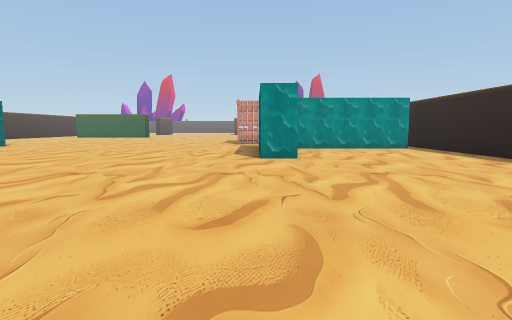
View 1 (above)

19 first-person views from a walk through a Unity game level. The camera is 1.5 m above the floor, tilts 6° down and sees 80° across. The floor is counted in squares, 2 m on a side. Each view is taken from the middle of a square. On the plan, view 1 faces up. The plan holds only what a view shows up to about 10 squares ahead; the rest is blank. The place goes on beyond the plan. The player is left out.

View 2
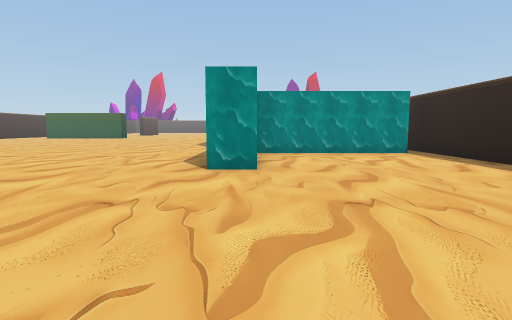

View 3
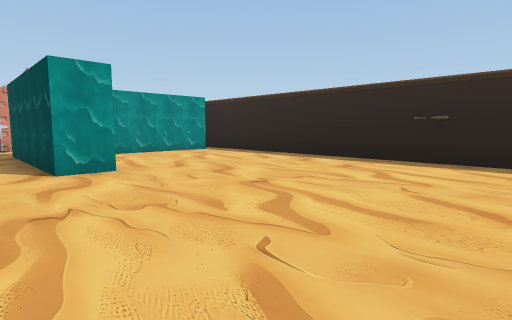

View 4
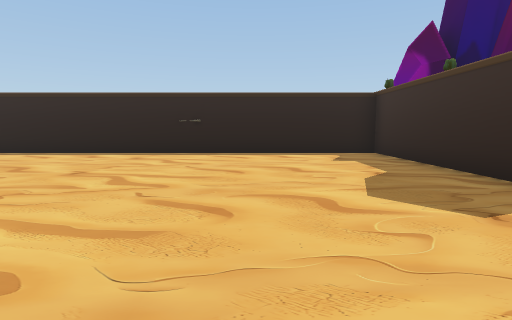

View 5
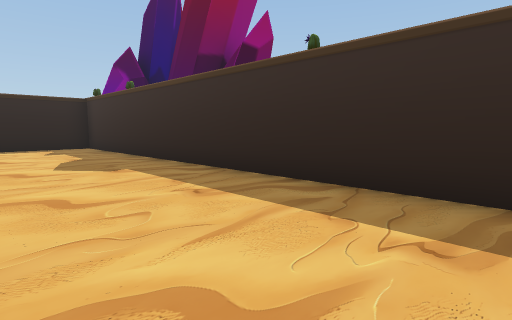

View 6
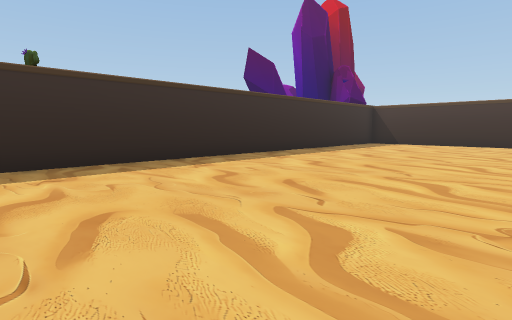

View 7
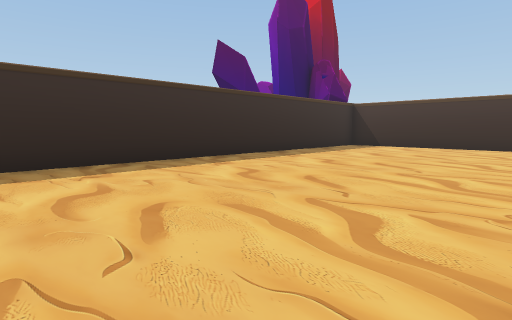

View 8
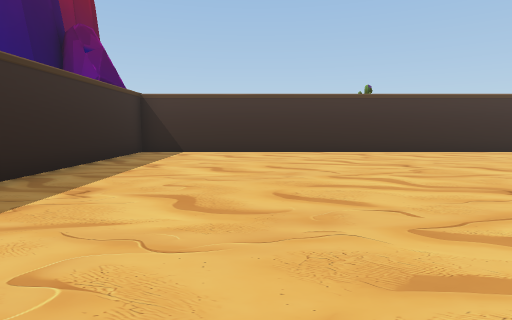

View 9
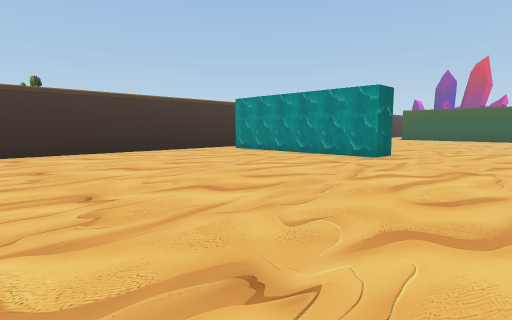

View 10
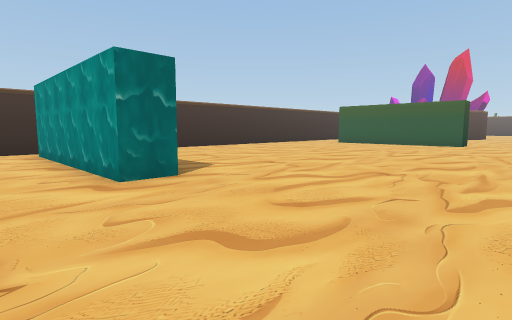

View 11
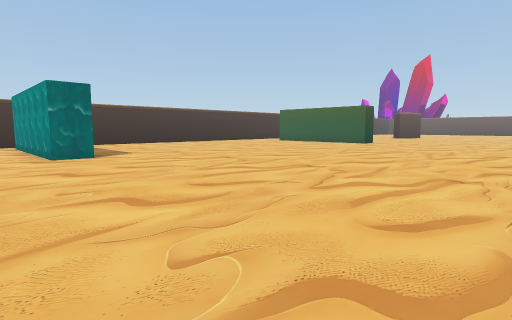

View 12
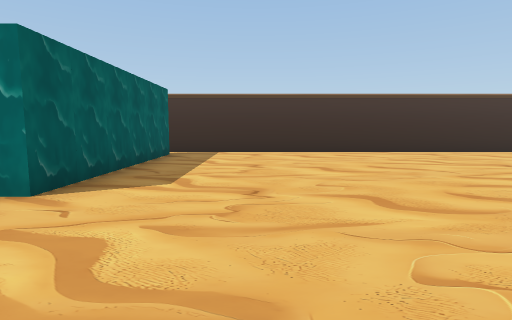

View 13
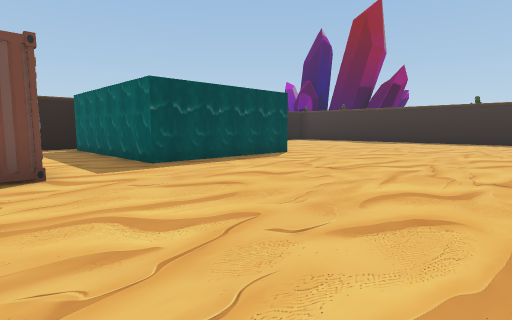

View 14
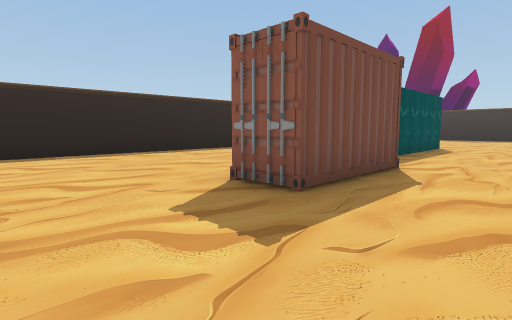

View 15
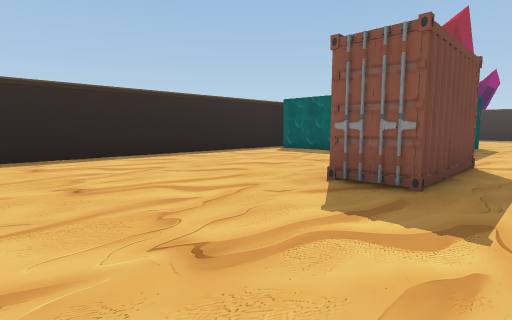

View 16
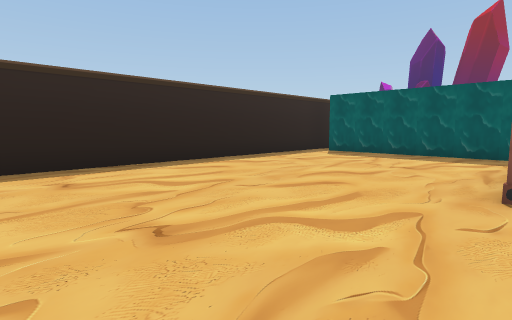

View 17
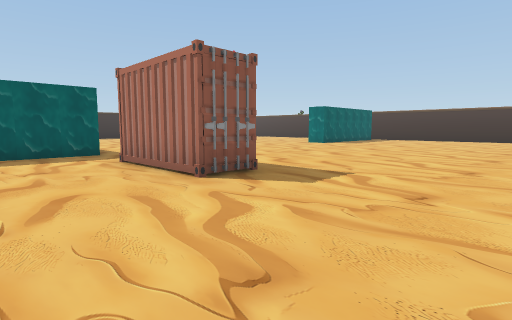

View 18
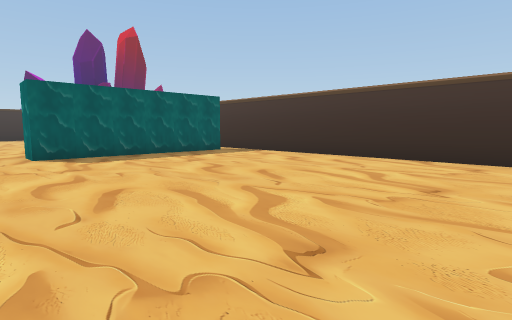

View 19
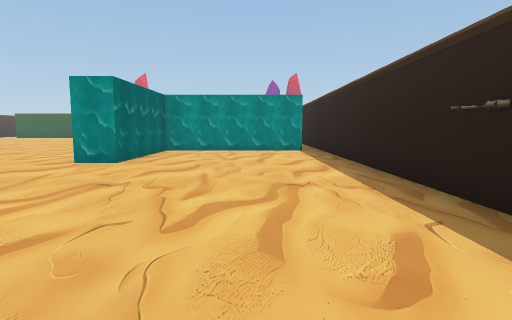

### Floor plan
Key: @ floor where view 1 was taken; # wall or solid block; . floor; C container; O other object.
Columns run from 17 left of view 1 to 7 right of it. Each row starts with its distance up from view 1.
 21 #.......... ............
 20 #.......................#
 19 #.......................
 18 #.......................#
 17 #................C......#
 16 #................#......#
 15 #................#......#
 14 #.......................#
 13 #.......................#
 12 #.OOOOO..........#OOOOO.#
 11 #................O#####.#
 10 #................#O.....
  9 #................O#.....#
  8 #................O#.....#
  7 #.......................#
  6 #.......................#
  5 #.......................#
  4 #.......................#
  3 #.......................#
  2 #.......................#
  1 #.......................#
  0 #................@......#
 -1 #.......................#
 -2 # ### ### ###############

Where each view was taken, in squares from view 1:
view 1: 0 up, 0 right, facing up
view 2: 2 up, 1 right, facing up
view 3: 2 up, 1 left, facing up-right
view 4: 2 up, 3 left, facing right
view 5: 2 up, 6 left, facing down-right
view 6: 5 up, 2 left, facing down-left
view 7: 5 up, 4 left, facing down-left
view 8: 2 up, 7 left, facing left
view 9: 4 up, 7 left, facing up-left
view 10: 10 up, 6 left, facing up-left
view 11: 10 up, 2 left, facing up-left
view 12: 15 up, 7 left, facing left
view 13: 15 up, 6 left, facing down-right
view 14: 20 up, 3 left, facing down-right
view 15: 21 up, 2 left, facing down-right
view 16: 21 up, 0 right, facing down-right
view 17: 21 up, 3 right, facing down-left
view 18: 21 up, 9 left, facing down-left
view 19: 1 up, 4 right, facing up
